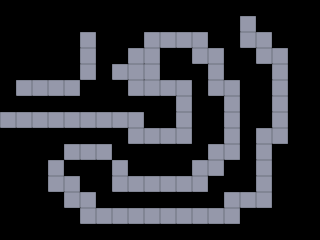

This is a level from a 2D game, rendered from its Tiled map with the project's own tilesets. A one-line summary and the map file follow, with tile-layer data summarised:
An orthogonal 20x15 tile map with 16x16 px tiles, 1 tile layer (layer) and 1 object.

<map version="1.0" orientation="orthogonal" renderorder="right-down" width="20" height="15" tilewidth="16" tileheight="16" nextobjectid="4">
 <tileset firstgid="1" name="block2" tilewidth="16" tileheight="16">
  <image source="block2.png" width="16" height="16" />
 </tileset>
 <layer name="layer" width="20" height="15">
  <data>[300 cells, 89 non-empty, 1 distinct tile ids]</data>
 </layer>
 <objectgroup name="crystals">
  <object id="3" x="155" y="105" width="12" height="14">
   <ellipse />
  </object>
 </objectgroup>
</map>